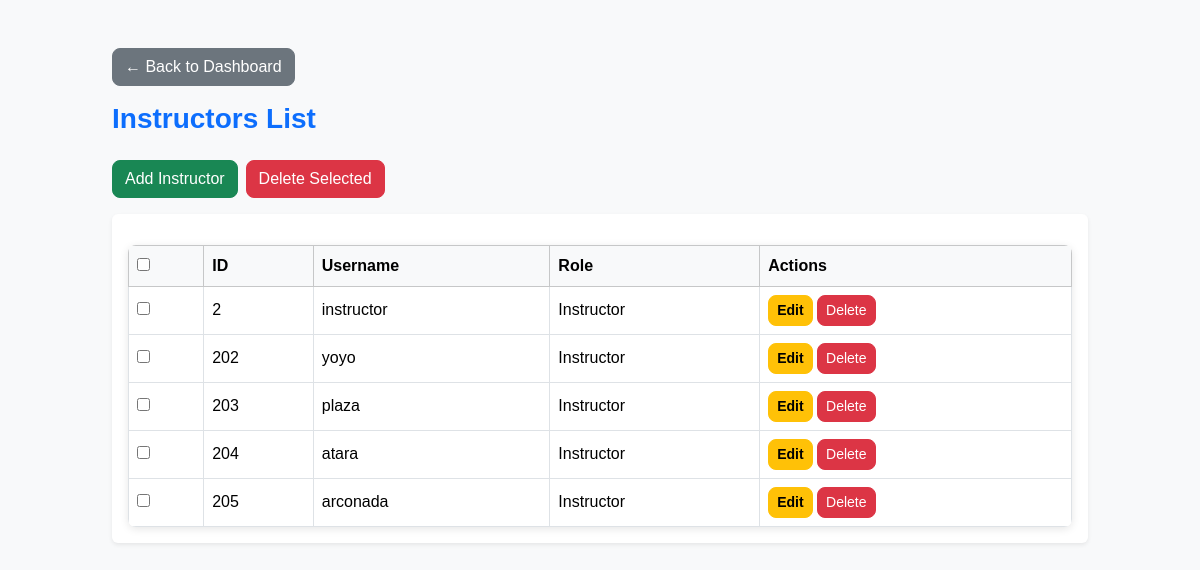
Before: /dashboard/admin/instructors (signed in) with the older database file.
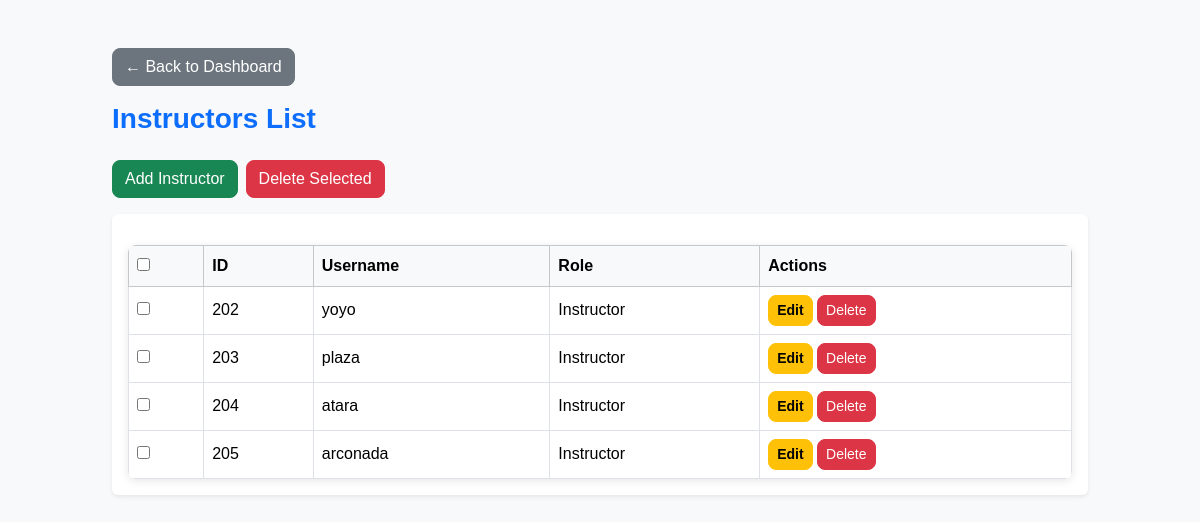
After: the same page with the newer database file.
### app.py (models this page shows)
class User(db.Model):
    id = db.Column(db.Integer, primary_key=True)
    username = db.Column(db.String(50), unique=True, nullable=False)
    password = db.Column(db.String(200), nullable=False)
    role = db.Column(db.String(20), nullable=False)  # Admin/Instructor/Student

### app.py (the view)
@app.route('/dashboard/admin/instructors')
@login_required(role='Admin')
def view_instructors():
    instructors = User.query.filter_by(role='Instructor').all()
    return render_template('instructors.html', instructors=instructors)

### app.py (called while the page is built)
def login_required(role=None):
    def decorator(f):
        @wraps(f)
        def decorated_function(*args, **kwargs):
            if 'user_id' not in session:
                flash("Please log in first.", "danger")
                return redirect(url_for('login'))
            if role and session.get('role') not in (role if isinstance(role, list) else [role]):
                flash("Access denied.", "danger")
                return redirect(url_for('login'))
            return f(*args, **kwargs)
        return decorated_function
    return decorator

### templates/instructors.html (shortened to what this page needs)
<!DOCTYPE html>
<html lang="en">
<head>
<link href="https://cdn.jsdelivr.net/npm/bootstrap@5.3.3/dist/css/bootstrap.min.css" rel="stylesheet">
<link rel="stylesheet" href="{{ url_for('static', filename='css/style.css') }}">
</head>
<body class="bg-light">
<div class="container mt-5">
    <div class="mb-3">
        <a href="{{ url_for('dashboard_admin') }}" class="btn btn-secondary">
            ← Back to Dashboard
        </a>
    </div>
    <h3 class="text-primary mb-4">Instructors List</h3>
    <div class="mb-3 d-flex gap-2">
        <a href="{{ url_for('add_instructor') }}" class="btn btn-success">Add Instructor</a>
        <button type="button" class="btn btn-danger" id="delete-selected" data-bs-toggle="modal" data-bs-target="#confirmDeleteModal">
            Delete Selected
        </button>
    </div>
    <form method="POST" action="{{ url_for('bulk_delete_instructors') }}" id="bulk-delete-form">
        <div class="table-responsive shadow-sm bg-white p-3 rounded">
            <table class="table table-bordered table-hover align-middle mb-0">
                <thead class="table-light">
                    <tr>
                        <th><input type="checkbox" id="select-all"></th>
                        <th>ID</th>
                        <th>Username</th>
                        <th>Role</th>
                        <th>Actions</th>
                    </tr>
                </thead>
                <tbody>
                    {% for instructor in instructors %}
                    <tr>
                        <td><input type="checkbox" name="instructor_ids" value="{{ instructor.id }}"></td>
                        <td>{{ instructor.id }}</td>
                        <td>{{ instructor.username }}</td>
                        <td>{{ instructor.role }}</td>
                        <td>
                            <a href="{{ url_for('edit_instructor', id=instructor.id) }}" class="btn btn-sm btn-warning">Edit</a>
                            <form action="{{ url_for('delete_instructor', id=instructor.id) }}" method="POST" style="display:inline;">
                                <button type="submit" class="btn btn-sm btn-danger" onclick="return confirm('Are you sure you want to delete this instructor?')">Delete</button>
                            </form>
                        </td>
                    </tr>
                    {% else %}
                    <tr>
                        <td colspan="5" class="text-center">No instructors found.</td>
                    </tr>
                    {% endfor %}
                </tbody>
            </table>
        </div>
    </form>
</div>
</body>
</html>

### static/css/style.css (style rules this page uses)
#delete-selected { transition: background-color 0.3s, transform 0.2s; }
.table { border-radius: 8px; overflow: hidden; box-shadow: 0 2px 8px rgba(0,0,0,0.1); }
.table { margin-top: 15px; }
body { background-color: #f8f9fa; font-family: "Poppins", Arial, sans-serif; color: #333; }
.container { max-width: 1000px; }
h1, h2, h3 { font-weight: 600; }
h3.text-primary { color: #0d6efd !important; }
.btn { border-radius: 8px !important; font-weight: 500; transition: transform 0.2s ease, box-shadow 0.2s ease; }
.btn-warning { font-weight: 600; }

Changed rows visible on the page:
removed User: id "2", username "instructor", role "Instructor"
